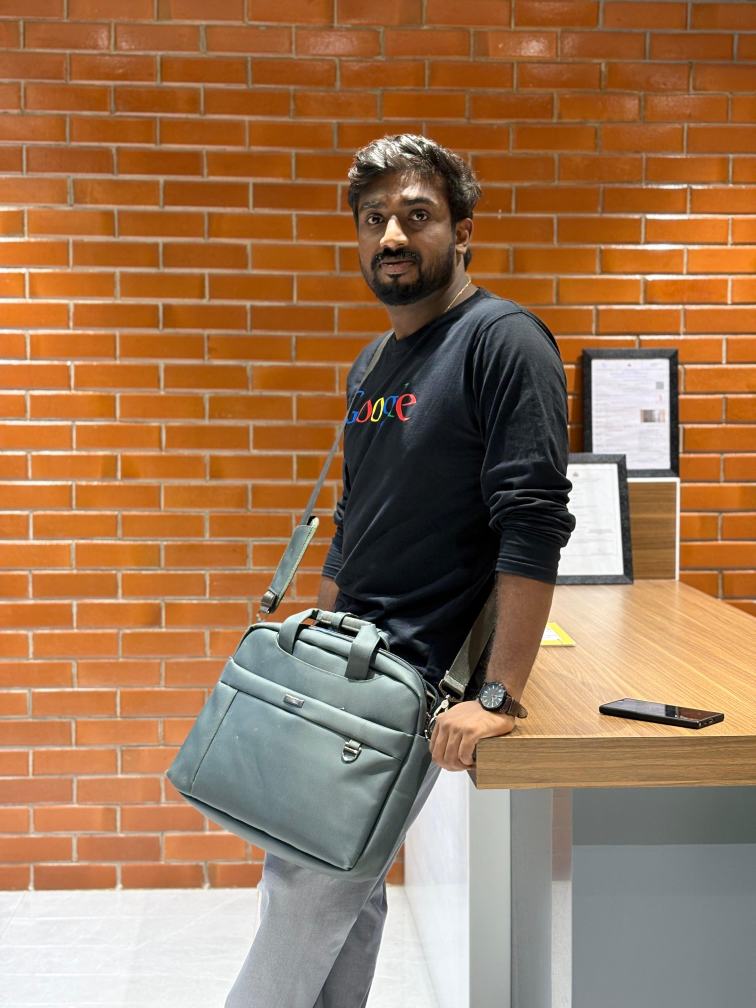
#> input picture thresholding/rahul.png, 3024 x 4032 px (shown at 1/4 size)
$ python gaussian_threshold.py
#> lines starting #> are read from the running program, lines starting #| are printed output that depends on the picture; after the words box and inside, x2 and y2 are one past the last pixel; in counts of white or black regions, pixels touching at a corner belong together
import cv2

read_img=cv2.imread("rahul.png",0)
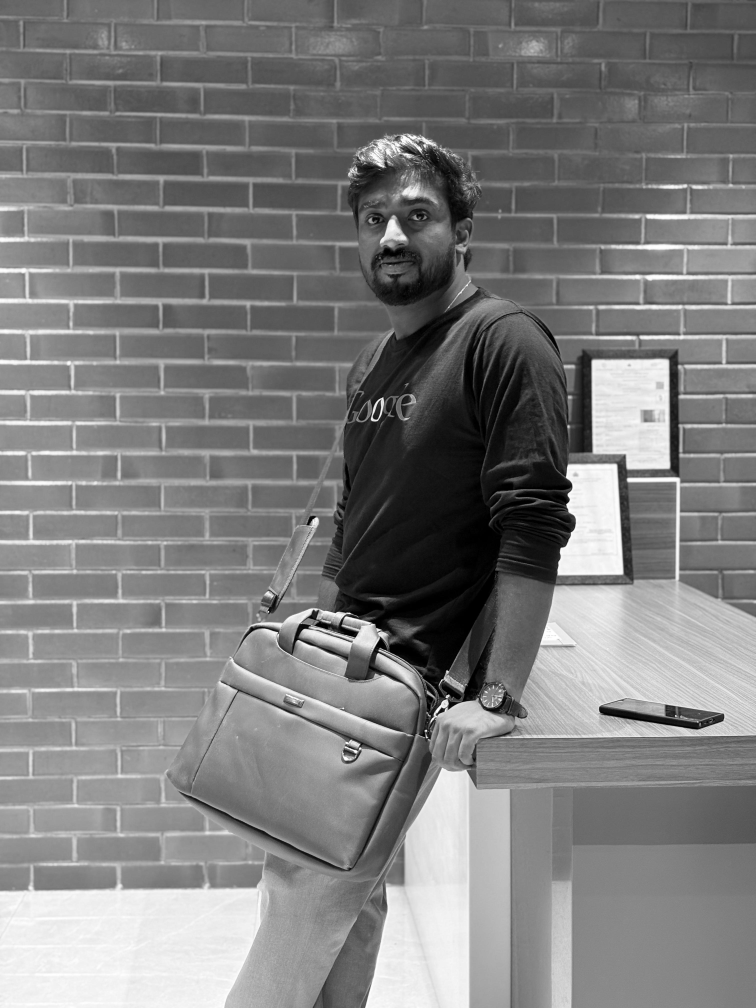
#> read_img: shape (4032, 3024) (shown at 1/4 size); min 0, max 255, mean 125.9


img=cv2.resize(read_img,(800,900),interpolation=cv2.INTER_AREA)
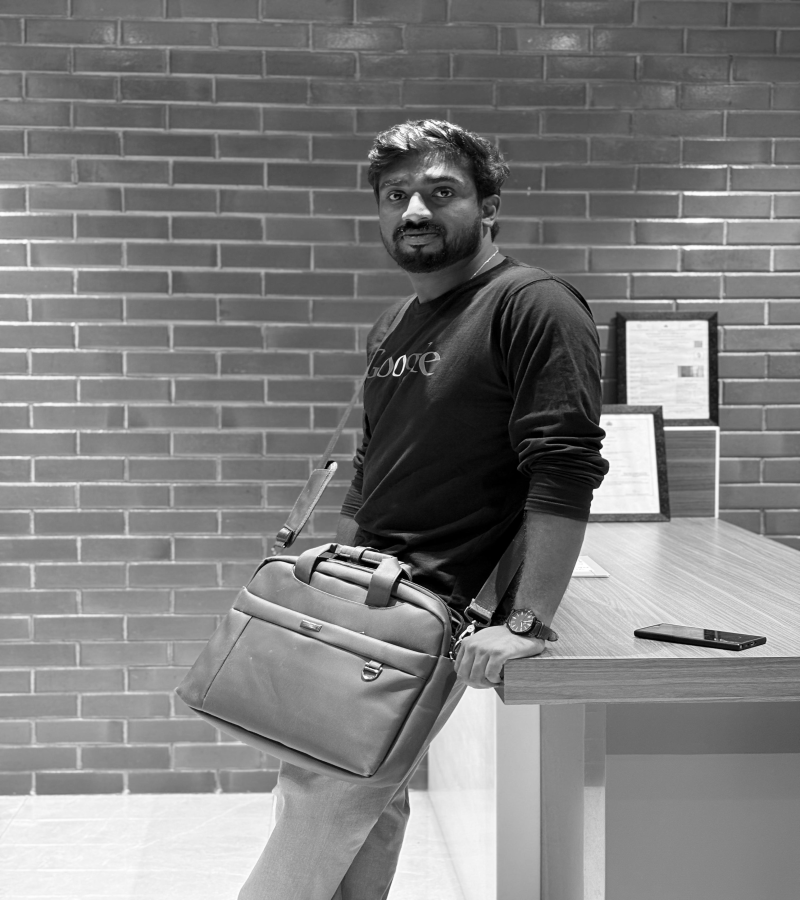
#> img: shape (900, 800); min 0, max 255, mean 125.9


#### apply threshold
res,gau_thresh=cv2.threshold(img,0,255,cv2.THRESH_BINARY_INV+cv2.THRESH_OTSU)
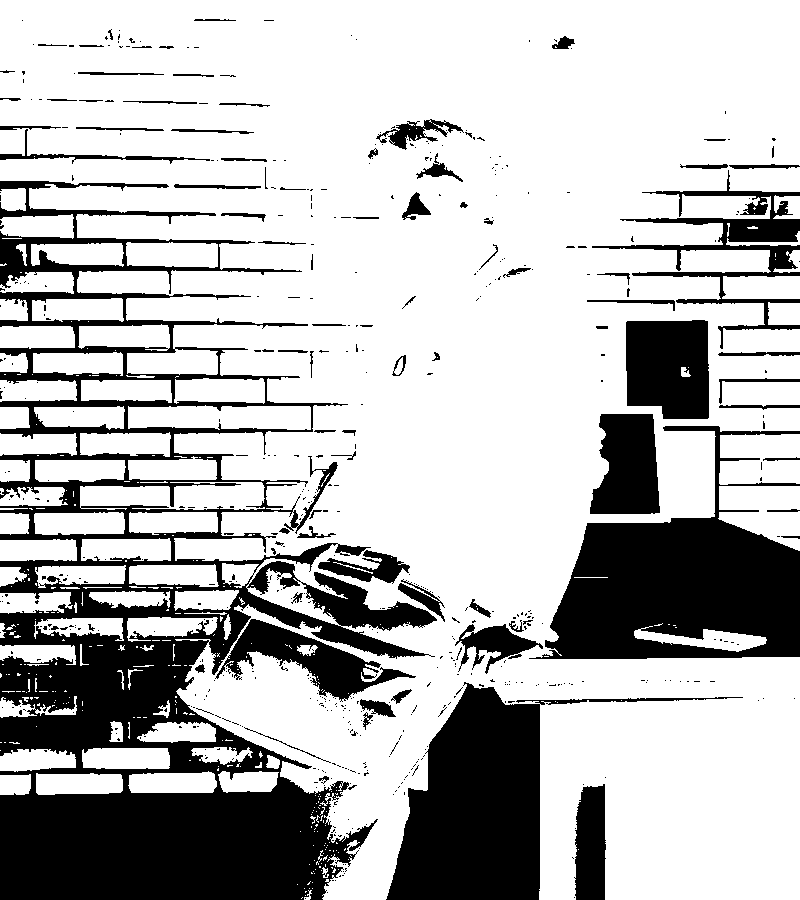
#> gau_thresh: shape (900, 800); 72.8% white; 577 black regions (492 under 20 px), largest, box (x1, y1, x2, y2) and area: (0, 181, 437, 900) 97215, (529, 426, 800, 659) 30573, (386, 682, 743, 900) 25536
#> res = 147


cv2.imshow("otsu",gau_thresh)

cv2.waitKey(0)

cv2.destroyAllWindows()
